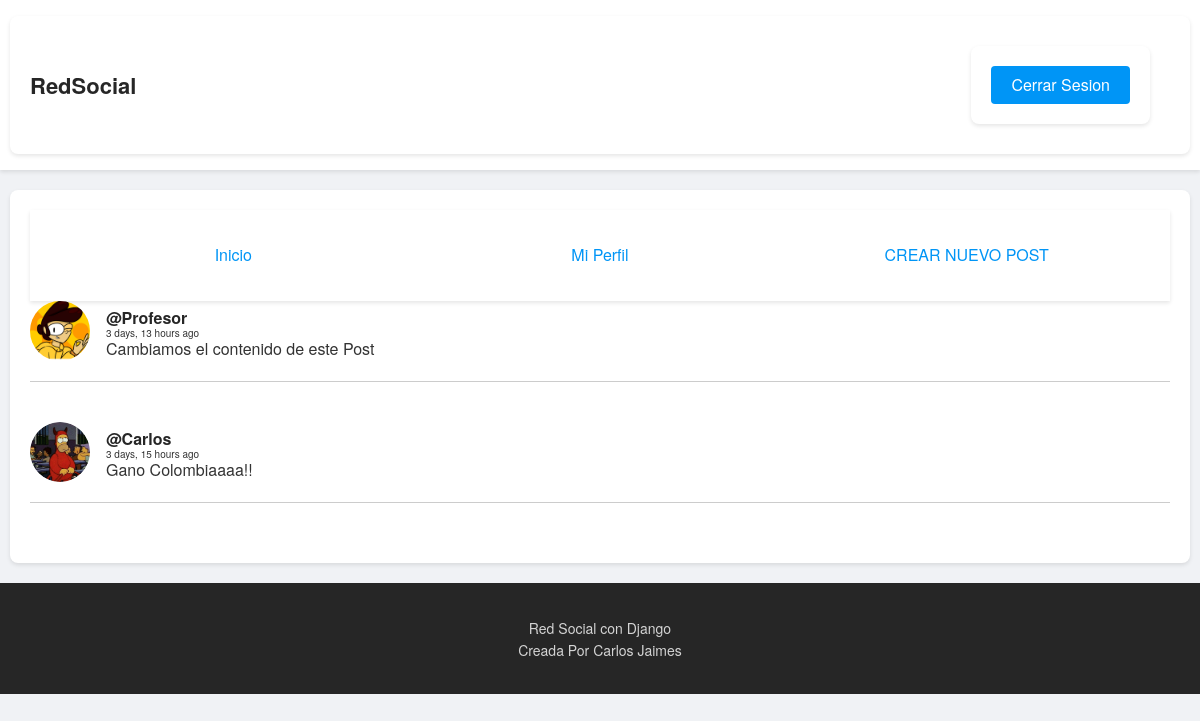
The page / (signed in) on the database its author committed.
### social/models.py (models this page shows, shortened)
class Post(models.Model):
	user = models.ForeignKey(User, on_delete=models.CASCADE, related_name='posts')
	timestamp = models.DateTimeField(default=timezone.now)
	content = models.TextField()
	class Meta:
		ordering = ['-timestamp']

class Profile(models.Model):
    user = models.OneToOneField(User, on_delete=models.CASCADE)
    image = models.ImageField(default='batman.png', upload_to='profile_images')

### social/views.py (the view)
# urls.py: path('', views.feed, name='feed'),
@login_required
def feed(request):
    posts = Post.objects.all().order_by('-timestamp')
    return render(request, 'social/feed.html', {'posts': posts})

### social/templates/social/feed.html (shortened to what this page needs)
{% extends 'social/layout.html' %}
{% load humanize %}
{% block content %}
{% for post in posts %}
<article>
    <div class="container-article">
        <img src="{{ post.user.profile.image.url }}">
        <div>
            <h2 class="username"><a href="{% url 'profile' post.user.username %}">@{{ post.user.username }}</a></h2>
            <time data-time="#">{{ post.timestamp|naturaltime }}</time>
            <div class="post">{{ post.content }}</div>
        </div>
    </div>
</article>
{% endfor %}
{% endblock %}

### social/static/style.css (style rules this page uses)
body { background: #f0f2f5; font-family: 'Helvetica Neue', Arial, sans-serif; color: #333; margin: 0; padding: 0; }
html { font-size: 62.5%; }
h1, h2, h5 { margin: 0; }
h2 { font-size: 2.2rem; font-weight: 600; color: #262626; }
img { max-width: 100%; height: auto; display: block; }
a { font-size: 1.6rem; text-decoration: none; color: #0095f6; transition: color 0.3s ease; }
article { margin-bottom: 4rem; padding-bottom: 2rem; border-bottom: 1px solid #ccc; }
.container-article { display: flex; align-items: center; }
.container-article img { height: 60px; width: 60px; margin-right: 1.6rem; border-radius: 50%; }
.username a { font-size: 1.6rem; font-weight: 600; color: #262626; }
.post { font-size: 1.6rem; color: #333; }

### rows shown on the page
Post: user.profile.image (picture), user.username "Profesor", timestamp "3 days, 13 hours ago", content "Cambiamos el contenido de este Post"
Post: user.profile.image (picture), user.username "Carlos", timestamp "3 days, 15 hours ago", content "Gano Colombiaaaa!!"
